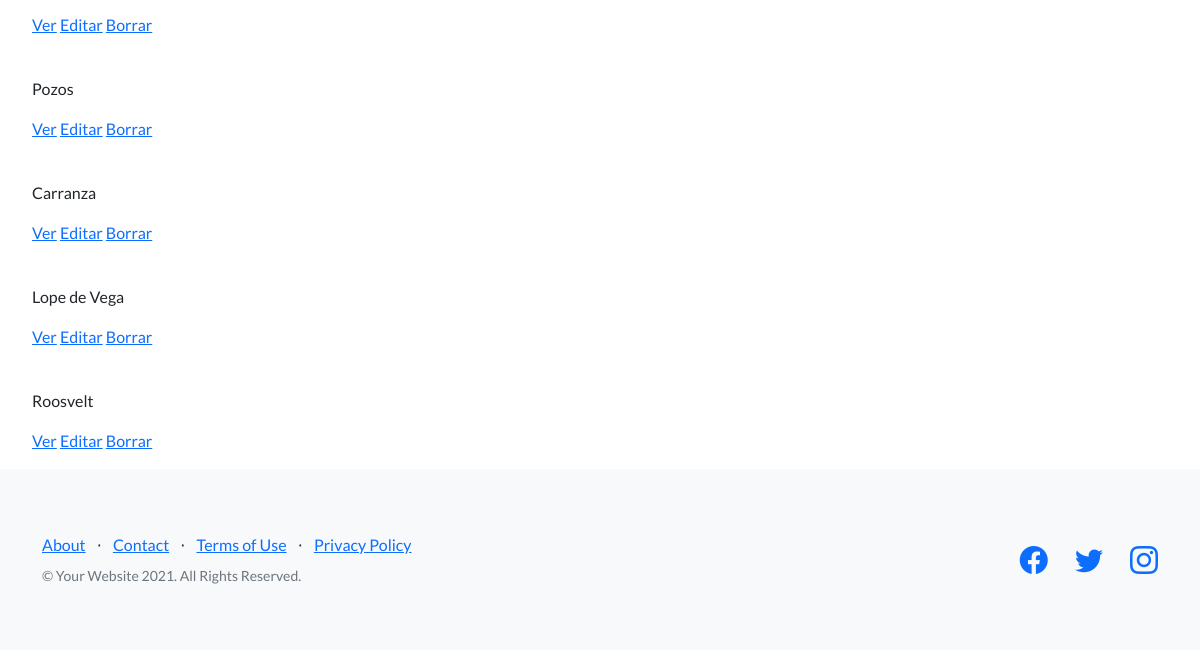
The app's page /AppCoder/edificio/list/ (lower part), older data.
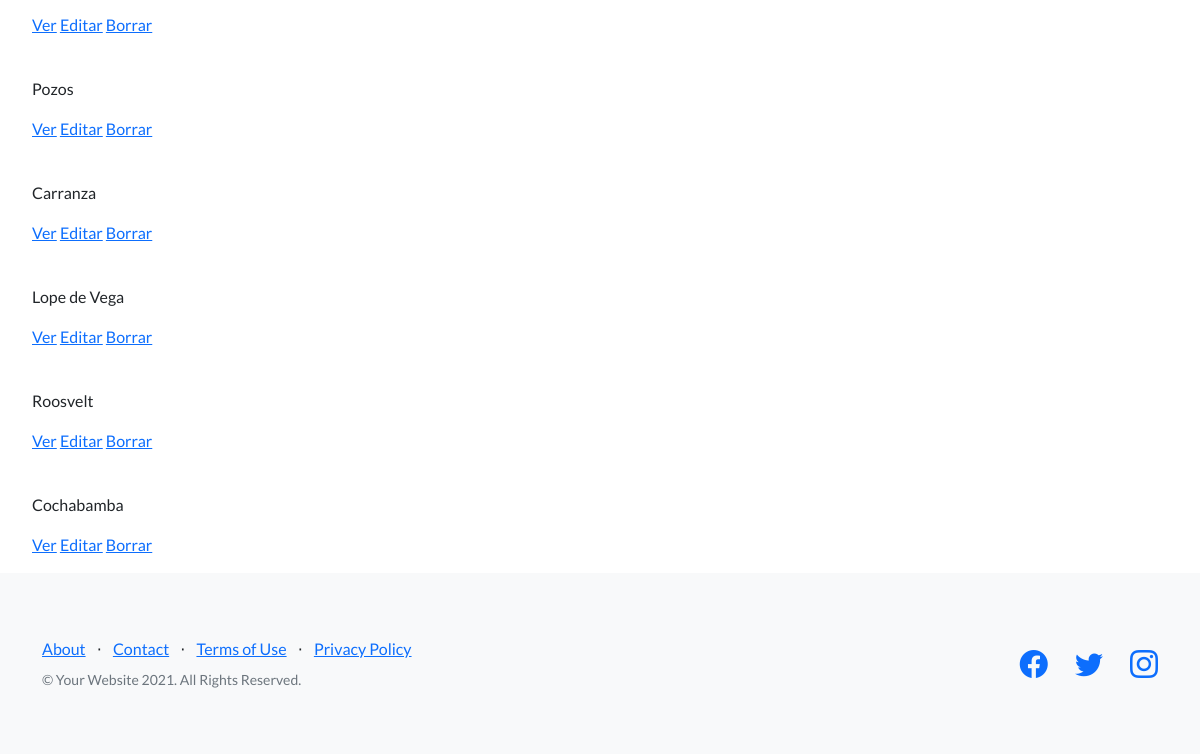
The same page, newer data.
### AppCoder/models.py (models this page shows)
class Edificio(models.Model):
    nombre_fantasia = models.CharField(max_length=40)
    direccion = models.CharField(max_length=40)
    numero = models.IntegerField()
    mail_contacto = models.CharField(max_length=50)

### AppCoder/views.py (the view)
# urls.py: path("edificio/list/", views.EdificioList.as_view(), name='List'),
class EdificioList(ListView):
    model = Edificio
    template = 'AppCoder/edificio_list.html'

### AppCoder/templates/AppCoder/edificio_list.html (shortened to what this page needs)
{% extends "AppCoder/padre.html" %}
{% load static %}
{% block contenidoQueCambia %}
        <br>
        <ul>
            {% for edificio in object_list %}
                <br>
                <p>{{edificio.nombre_fantasia}}</p>
                <p>
                    <a href="{% url 'Detail' edificio.id %}">Ver</a>
                    <a href="{% url 'Edit' edificio.id %}">Editar</a>
                    <a href="{% url 'Delete' edificio.id %}">Borrar</a>
                </p>
            {% endfor %}
        </ul>
{% endblock %}

Row changes from the older to the newer data that the page shows:
added Edificio: nombre_fantasia "Cochabamba"
